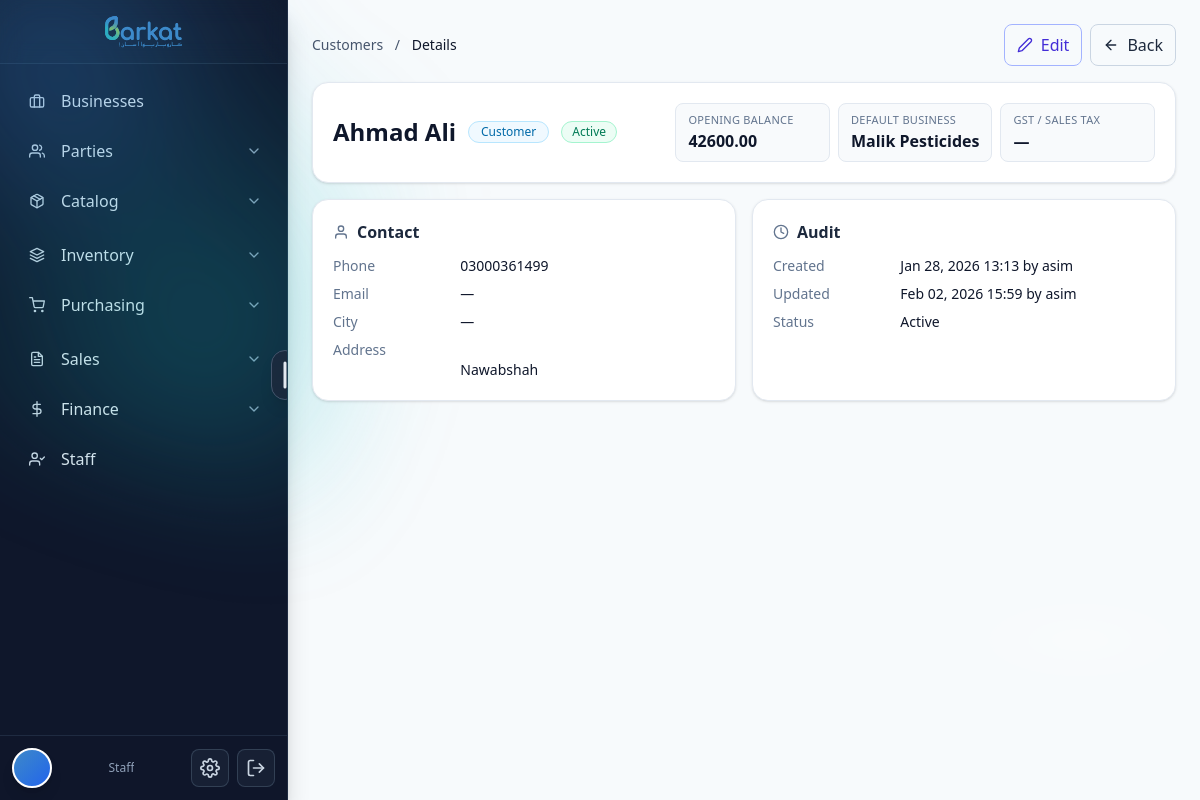
Page /party/22/ on the committed database.
### barkat/models.py (models this page shows, shortened)
class TimeStampedBy(models.Model):
    created_at = models.DateTimeField(default=timezone.now, db_index=True, editable=True)
    updated_at = models.DateTimeField(auto_now=True, db_index=True)
    created_by = models.ForeignKey(
        settings.AUTH_USER_MODEL, null=True, blank=True,
        on_delete=models.SET_NULL, related_name="%(class)s_created"
    )
    updated_by = models.ForeignKey(
        settings.AUTH_USER_MODEL, null=True, blank=True,
        on_delete=models.SET_NULL, related_name="%(class)s_updated"
    )
    is_active = models.BooleanField(default=True, db_index=True)
    is_deleted = models.BooleanField(default=False, db_index=True)
    class Meta:
        abstract = True

class Party(TimeStampedBy):
    CUSTOMER = "CUSTOMER"
    VENDOR = "VENDOR"
    BOTH = "BOTH"
    PARTY_TYPES = [(CUSTOMER, "Customer"), (VENDOR, "Vendor"), (BOTH, "Both")]
    type = models.CharField(max_length=20, choices=PARTY_TYPES, db_index=True)
    display_name = models.CharField(max_length=255, db_index=True)
    legal_name = models.CharField(max_length=255, blank=True, default="")
    phone = models.CharField(max_length=50, blank=True, default="")
    email = models.EmailField(blank=True, default="")
    address = models.TextField(blank=True, default="")
    gst_number = models.CharField(max_length=50, blank=True, default="")
    opening_balance = models.DecimalField(**DECIMAL_12_2, default=0)
    opening_balance_side = models.CharField(
        max_length=2,
        choices=[('Dr', 'Debit (They owe us)'), ('Cr', 'Credit (We owe them)')],
        default='Dr',
        help_text='Specify whether the opening balance is Debit or Credit'
    )
    opening_balance_date = models.DateField(
        null=True,
        blank=True,
        help_text='Date when the opening balance was set (defaults to party creation date)'
    )
    cached_balance = models.DecimalField(**DECIMAL_12_2, default=0, editable=False)
    cached_balance_updated_at = models.DateTimeField(null=True, blank=True, editable=False)
    default_business = models.ForeignKey(Business, null=True, blank=True, on_delete=models.SET_NULL)
    class Meta:
        indexes = [models.Index(fields=["type", "display_name"])]

class CodeNamed(TimeStampedBy):
    name = models.CharField(max_length=255)
    code = models.CharField(max_length=50, db_index=True)
    class Meta:
        abstract = True

class Business(CodeNamed):
    legal_name = models.CharField(max_length=255, blank=True, default="")
    ntn = models.CharField(max_length=50, blank=True, default="")        # Pakistan context
    sales_tax_reg = models.CharField(max_length=50, blank=True, default="")
    phone = models.CharField(max_length=50, blank=True, default="")
    email = models.EmailField(blank=True, default="")
    address = models.TextField(blank=True, default="")
    pos_printer_name = models.CharField(
        max_length=200, blank=True,
        help_text="POS80 Printer"
    )
    class Meta:
        unique_together = [("code",)]
        indexes = [models.Index(fields=["name"]), models.Index(fields=["code"])]

### barkat/views.py (the view)
# urls.py: path("party/<int:pk>/", views.PartyDetailView.as_view(), name="party_detail"),
class PartyDetailView(DetailView):
    model = Party
    template_name = "barkat/parties/party_detail.html"
    context_object_name = "party"

### barkat/templates/barkat/parties/party_detail.html (shortened to what this page needs)
 {% extends "base.html" %} {%
load static %} {% block content %}
<div class="p-4 md:p-6 space-y-4">
  <div class="flex items-center justify-between">
    <nav class="text-sm text-slate-600">
      <a href="{% url 'customers_list' %}" class="hover:underline">Customers</a>
      <span class="mx-2">/</span>
      <span class="text-slate-900 font-medium">Details</span>
    </nav>
    <div class="flex items-center gap-2">
      <a
        href="{% url 'party_update' party.id %}"
        class="inline-flex items-center gap-2 rounded-lg px-3 py-2 border border-indigo-300 text-indigo-700 hover:bg-indigo-50"
      >
        <i data-feather="edit-2" class="w-4 h-4"></i> Edit
      </a>
      <a
        href="{% url 'customers_list' %}"
        class="inline-flex items-center gap-2 rounded-lg px-3 py-2 border border-slate-300 hover:bg-slate-50"
      >
        <i data-feather="arrow-left" class="w-4 h-4"></i> Back
      </a>
    </div>
  </div>
  <div
    class="rounded-2xl border border-slate-200 bg-white p-4 md:p-5 shadow-sm"
  >
    <div
      class="flex flex-col md:flex-row md:items-center md:justify-between gap-3"
    >
      <div>
        <div class="flex items-center gap-3">
          <h1 class="text-2xl font-semibold text-slate-900">
            {{ party.display_name }}
          </h1>
           {% if party.type == 'CUSTOMER' %}
          <span
            class="inline-flex items-center rounded-full bg-sky-50 text-sky-700 border border-sky-200 px-3 py-0.5 text-xs font-medium"
          >
            Customer
          </span>
          {% elif party.type == 'VENDOR' %}
          <span
            class="inline-flex items-center rounded-full bg-amber-50 text-amber-700 border border-amber-200 px-3 py-0.5 text-xs font-medium"
          >
            Vendor
          </span>
          {% else %}
          <span
            class="inline-flex items-center rounded-full bg-violet-50 text-violet-700 border border-violet-200 px-3 py-0.5 text-xs font-medium"
          >
            Customer & Vendor
          </span>
          {% endif %}  {% if party.is_active %}
          <span
            class="inline-flex items-center rounded-full bg-emerald-50 text-emerald-700 border border-emerald-200 px-2.5 py-0.5 text-xs"
          >
            Active
          </span>
          {% else %}
          <span
            class="inline-flex items-center rounded-full bg-slate-100 text-slate-700 border border-slate-200 px-2.5 py-0.5 text-xs"
          >
            Inactive
          </span>
          {% endif %}
        </div>
      </div>
      <div class="grid grid-cols-2 md:grid-cols-3 gap-2 w-full md:w-auto">
        <div class="rounded-lg border border-slate-200 bg-slate-50 px-3 py-2">
          <div class="text-[11px] uppercase tracking-wide text-slate-500">
            Opening Balance
          </div>
          <div class="text-slate-900 font-semibold">
            {{ party.opening_balance|default:"0.00" }}
          </div>
        </div>
        <div class="rounded-lg border border-slate-200 bg-slate-50 px-3 py-2">
          <div class="text-[11px] uppercase tracking-wide text-slate-500">
            Default Business
          </div>
          <div class="text-slate-900 font-semibold">
            {{ party.default_business.name|default:"—" }}
          </div>
        </div>
        <div class="rounded-lg border border-slate-200 bg-slate-50 px-3 py-2">
          <div class="text-[11px] uppercase tracking-wide text-slate-500">
            GST / Sales Tax
          </div>
          <div class="text-slate-900 font-semibold">
            {{ party.gst_number|default:"—" }}
          </div>
        </div>
      </div>
    </div>
  </div>
  <div class="grid md:grid-cols-2 gap-4">
    <div
      class="rounded-2xl border border-slate-200 bg-white p-4 md:p-5 shadow-sm"
    >
      <div class="flex items-center gap-2 mb-3">
        <i data-feather="user" class="w-4 h-4 text-slate-500"></i>
        <h2 class="font-semibold text-slate-800">Contact</h2>
      </div>
      <dl class="grid grid-cols-3 gap-y-2 text-sm">
        <dt class="col-span-1 text-slate-500">Phone</dt>
        <dd class="col-span-2 text-slate-900">{{ party.phone|default:"—" }}</dd>
        <dt class="col-span-1 text-slate-500">Email</dt>
        <dd class="col-span-2 text-slate-900 break-all">
          {{ party.email|default:"—" }}
        </dd>
        <dt class="col-span-1 text-slate-500">City</dt>
        <dd class="col-span-2 text-slate-900">{{ party.city|default:"—" }}</dd>
        <dt class="col-span-1 text-slate-500">Address</dt>
        <dd class="col-span-2 text-slate-900 whitespace-pre-line">
          {{ party.address|default:"—" }}
        </dd>
      </dl>
    </div>
    <div
      class="rounded-2xl border border-slate-200 bg-white p-4 md:p-5 shadow-sm"
    >
      <div class="flex items-center gap-2 mb-3">
        <i data-feather="clock" class="w-4 h-4 text-slate-500"></i>
        <h2 class="font-semibold text-slate-800">Audit</h2>
      </div>
      <dl class="grid grid-cols-3 gap-y-2 text-sm">
        <dt class="col-span-1 text-slate-500">Created</dt>
        <dd class="col-span-2 text-slate-900">
          {{ party.created_at|date:"M d, Y H:i" }} by
          <span class="font-medium">{{ party.created_by|default:"—" }}</span>
        </dd>
        <dt class="col-span-1 text-slate-500">Updated</dt>
        <dd class="col-span-2 text-slate-900">
          {{ party.updated_at|date:"M d, Y H:i" }} by
          <span class="font-medium">{{ party.updated_by|default:"—" }}</span>
        </dd>
        <dt class="col-span-1 text-slate-500">Status</dt>
        <dd class="col-span-2 text-slate-900">
          {% if party.is_active %}Active{% else %}Inactive{% endif %}
        </dd>
      </dl>
    </div>
  </div>
</div>
{% endblock %}

### barkat/static/css/styles.css (style rules this page uses)
:root { --primary-color: #418AC9; --secondary-color: #2BB5BC; --tertiary-color: #97CA51; --accent: var(--primary-color); --accent2: var(--secondary-color); --accent3: var(--tertiary-color); }
body { position: relative; overflow: hidden; }
html, body { height: 100%; margin: 0; padding: 0; }
body::before { content: ""; position: absolute; inset: 0; pointer-events: none; background: radial-gradient(60% 40% at 10% 20%, rgba(255, 255, 255, 0.55), transparent 20%), radial-gradient(50% 30% at 90% 80%, rgba(255, 255, 255, 0.3), transparent 25%); mix-blend-mode: overlay; z-index: 0; }
body::after { content: ""; position: absolute; width: 540px; height: 540px; left: -12%; top: -10%; transform: rotate(15deg); background: radial-gradient(circle at 30% 30%, color-mix(in srgb, var(--primary-color) 60%, transparent), transparent 40%), radial-gradient(circle at 70% 70%, color-mix(in srgb, var(--secondary-color) 45%, transparent), transparent 55%); filter: blur(60px) saturate(120%); opacity: 0.65; pointer-events: none; z-index: 0; }

### barkat/templates/base.html (style rules this page uses)
html, body { overflow-x: hidden !important; max-width: 100vw; }
* { max-width: 100%; }

### rows in the picture
Party: display_name "Ahmad Ali", opening_balance "42600.00", default_business.name "Malik Pesticides", gst_number "—", phone "03000361499", email "—", address "Nawabshah", created_at "Jan 28, 2026 13:13", created_by "asim", updated_at "Feb 02, 2026 15:59", updated_by "asim"

### other values in the picture
{{ desig|default:"Staff" }} "Staff"
{{ party.city|default:"—" }} "—"
